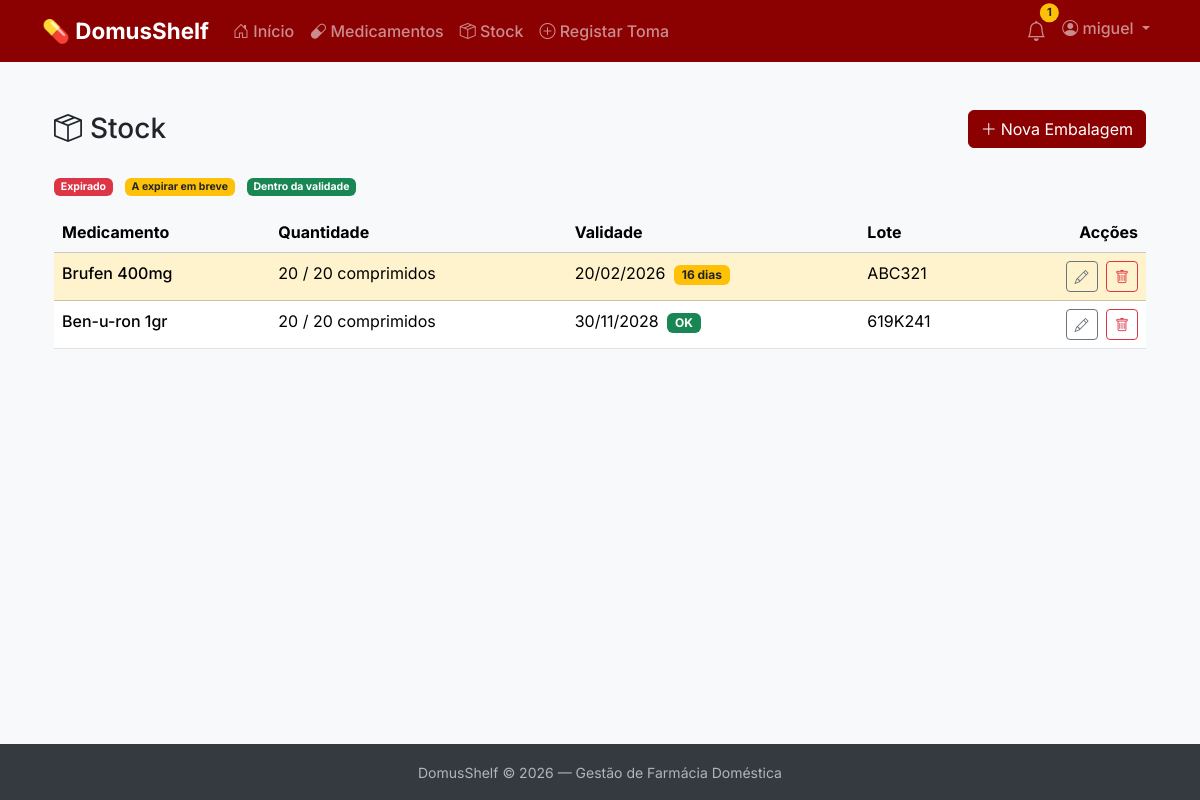
Before: /medicamentos/stock/ (signed in) with the older database file.
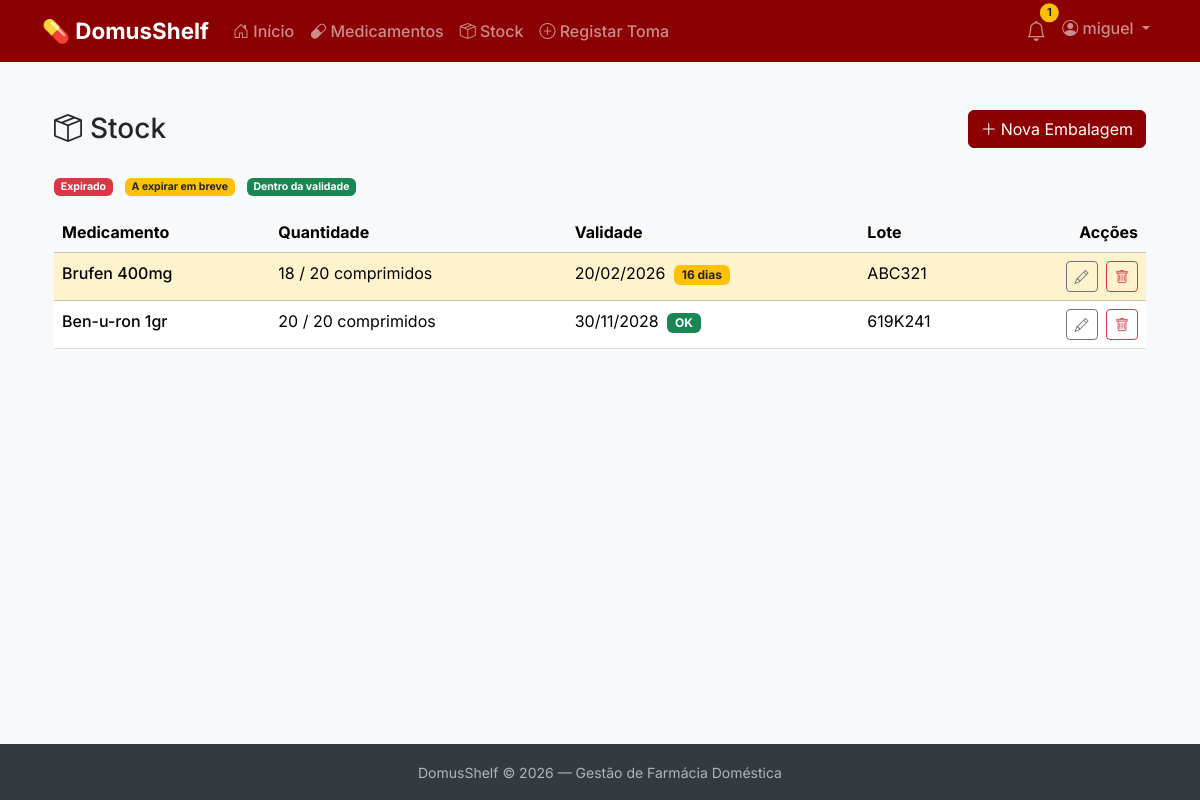
After: the same page with the newer database file.
### pharmacy/models.py (models this page shows, shortened)
class Embalagem(models.Model):
    medicamento = models.ForeignKey(
        Medicamento,
        on_delete=models.CASCADE,
        related_name='embalagens',
        verbose_name='Medicamento'
    )
    quantidade_inicial = models.PositiveIntegerField(
        verbose_name='Quantidade Inicial'
    )
    quantidade_actual = models.PositiveIntegerField(
        verbose_name='Quantidade Actual'
    )
    unidade = models.CharField(
        max_length=50,
        default='unidades',
        verbose_name='Unidade'
    )
    data_validade = models.DateField(
        verbose_name='Data de Validade'
    )
    lote = models.CharField(
        max_length=50,
        blank=True,
        verbose_name='Lote'
    )
    criado_em = models.DateTimeField(
        auto_now_add=True,
        verbose_name='Criado em'
    )
    class Meta:
        verbose_name = 'Embalagem'
        verbose_name_plural = 'Embalagens'
        ordering = ['data_validade']
    @property
    def esta_expirada(self):
        return date.today() > self.data_validade
    @property
    def dias_para_expirar(self):
        delta = self.data_validade - date.today()
        return delta.days

class Medicamento(models.Model):
    utilizador = models.ForeignKey(
        User,
        on_delete=models.CASCADE,
        related_name='medicamentos',
        verbose_name='Utilizador'
    )
    nome_comercial = models.CharField(
        max_length=200,
        verbose_name='Nome Comercial'
    )
    principio_activo = models.CharField(
        max_length=200,
        blank=True,
        verbose_name='Princípio Activo'
    )
    forma_farmaceutica = models.CharField(
        max_length=100,
        blank=True,
        verbose_name='Forma Farmacêutica'
    )
    observacoes = models.TextField(
        blank=True,
        verbose_name='Observações'
    )
    criado_em = models.DateTimeField(
        auto_now_add=True,
        verbose_name='Criado em'
    )
    class Meta:
        verbose_name = 'Medicamento'
        verbose_name_plural = 'Medicamentos'
        ordering = ['nome_comercial']

### pharmacy/views.py (the view)
# urls.py: path('stock/', views.embalagem_lista, name='embalagem_lista'),
@login_required
def embalagem_lista(request):
    from datetime import date
    embalagens = Embalagem.objects.filter(
        medicamento__utilizador=request.user
    ).select_related('medicamento').order_by('data_validade')
    context = {
        'embalagens': embalagens,
        'hoje': date.today(),  # Passamos a data de hoje para comparações no template
    }
    return render(request, 'pharmacy/embalagem_lista.html', context)

### pharmacy/context_processors.py (called while the page is built)
def alertas_count(request):
    if not request.user.is_authenticated:
        return {'alertas_count': 0}
    hoje = date.today()
    try:
        prefs = Preferencias.objects.get(utilizador=request.user)
        dias_alerta = prefs.dias_alerta_antes
    except Preferencias.DoesNotExist:
        dias_alerta = 30  # Valor por defeito
    data_limite = hoje + timedelta(days=dias_alerta)
    count = Embalagem.objects.filter(
        medicamento__utilizador=request.user,
        quantidade_actual__gt=0,
        data_validade__lte=data_limite
    ).count()
    return {'alertas_count': count}

### pharmacy/templates/pharmacy/embalagem_lista.html (shortened to what this page needs)
{% extends 'base.html' %}
{% block content %}
<div class="container py-4">
    <div class="d-flex justify-content-between align-items-center mb-4">
        <h1 class="h3 mb-0">
            <i class="bi bi-box-seam me-2"></i>Stock
        </h1>
        <a href="{% url 'pharmacy:embalagem_criar' %}" class="btn btn-primary">
            <i class="bi bi-plus-lg me-1"></i>Nova Embalagem
        </a>
    </div>
    {% if embalagens %}
    <div class="mb-3">
        <small class="text-muted">
            <span class="badge bg-danger me-2">Expirado</span>
            <span class="badge bg-warning text-dark me-2">A expirar em breve</span>
            <span class="badge bg-success">Dentro da validade</span>
        </small>
    </div>
    {% endif %}
    {% if embalagens %}
        <div class="table-responsive d-none d-md-block">
            <table class="table table-hover">
                <thead class="table-light">
                    <tr>
                        <th>Medicamento</th>
                        <th>Quantidade</th>
                        <th>Validade</th>
                        <th>Lote</th>
                        <th class="text-end">Acções</th>
                    </tr>
                </thead>
                <tbody>
                    {% for embalagem in embalagens %}
                    <tr class="{% if embalagem.esta_expirada %}table-danger{% elif embalagem.dias_para_expirar <= 30 %}table-warning{% endif %}">
                        <td class="fw-medium">{{ embalagem.medicamento.nome_comercial }}</td>
                        <td>
                            {{ embalagem.quantidade_actual }} / {{ embalagem.quantidade_inicial }} {{ embalagem.unidade }}
                        </td>
                        <td>
                            {{ embalagem.data_validade|date:"d/m/Y" }}
                            {% if embalagem.esta_expirada %}
                                <span class="badge bg-danger ms-1">Expirado</span>
                            {% elif embalagem.dias_para_expirar <= 30 %}
                                <span class="badge bg-warning text-dark ms-1">{{ embalagem.dias_para_expirar }} dias</span>
                            {% else %}
                            <span class="badge bg-success ms-1">OK</span>
                            {% endif %}
                        </td>
                        <td>{{ embalagem.lote|default:"-" }}</td>
                        <td class="text-end">
                            <a href="{% url 'pharmacy:embalagem_editar' embalagem.pk %}"
                               class="btn btn-sm btn-outline-secondary me-1"
                               title="Editar">
                                <i class="bi bi-pencil"></i>
                            </a>
                            <a href="{% url 'pharmacy:embalagem_eliminar' embalagem.pk %}"
                               class="btn btn-sm btn-outline-danger"
                               title="Eliminar">
                                <i class="bi bi-trash"></i>
                            </a>
                        </td>
                    </tr>
                    {% endfor %}
                </tbody>
            </table>
        </div>
    {% endif %}
</div>
{% endblock %}

Changed rows visible on the page:
changed Embalagem "ABC321": quantidade_actual "20" → "18"
